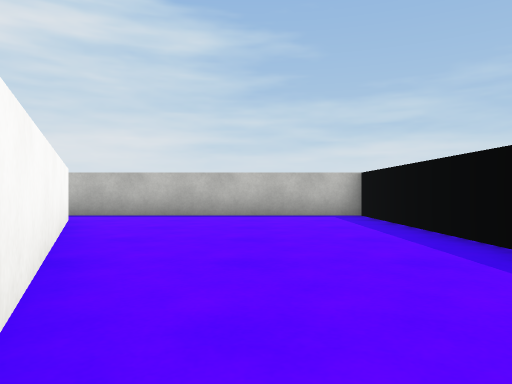
View 1 (above)

23 first-person views from a walk through a 3-D level made in the Unity game engine. The camera is 0.55 m above the floor, looks level and sees 70° across. The floor is counted in squares, 1 m on a side. Each view is taken from the middle of a square. On the plan, view 1 faces up. The plan holds only what a view shows up to about 9 squares ahead; the rest is blank. The place goes on beyond the plan. Surface patterns are stand-ins for the level's own textures.

View 2
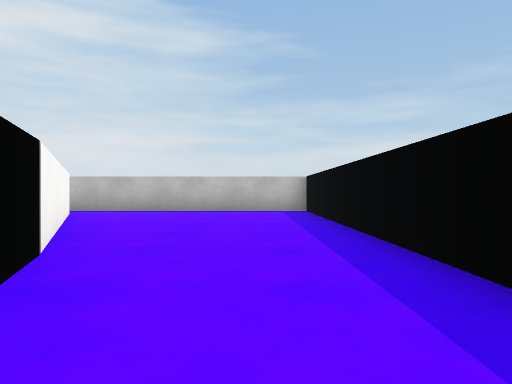

View 3
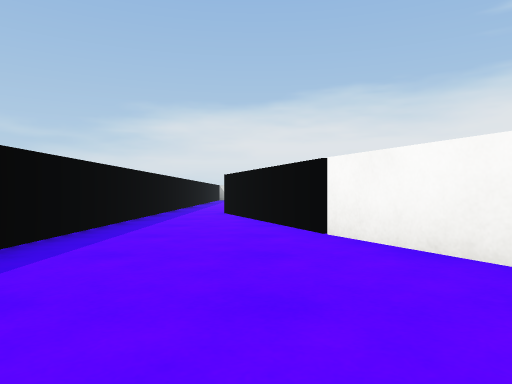

View 4
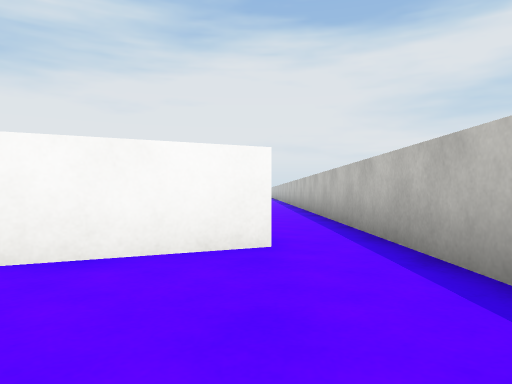

View 5
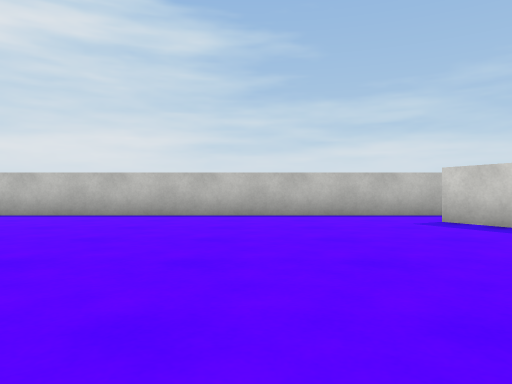

View 6
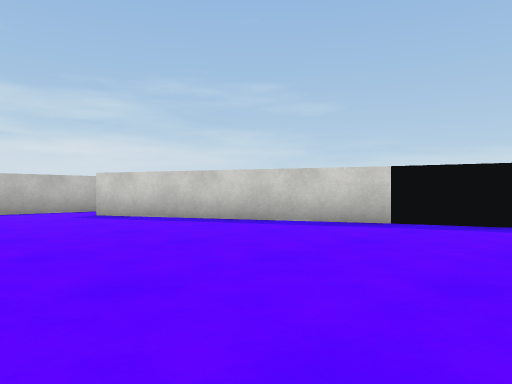

View 7
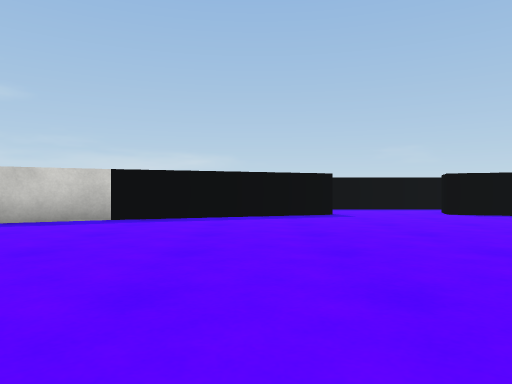

View 8
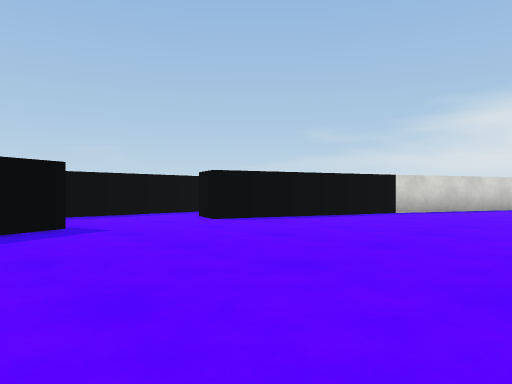

View 9
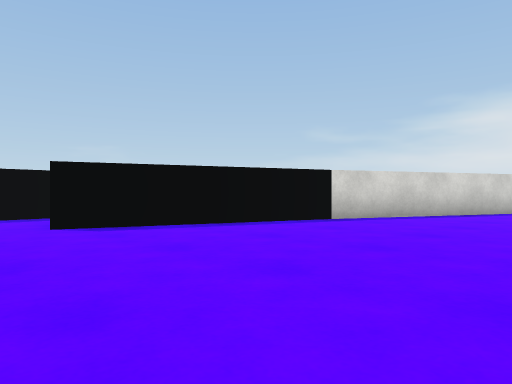

View 10
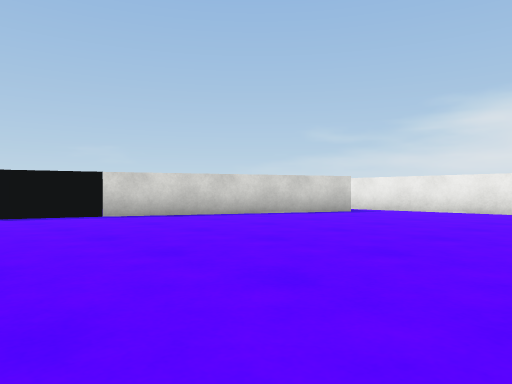

View 11
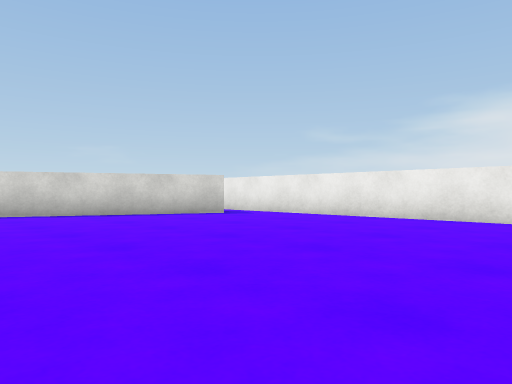

View 12
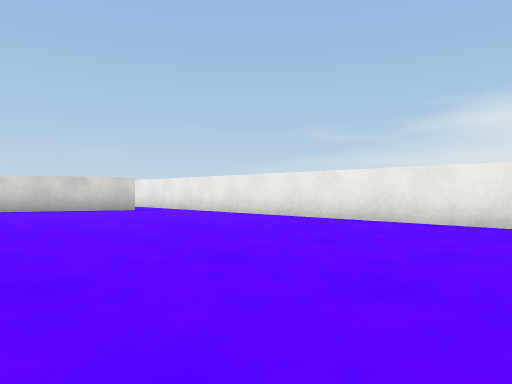

View 13
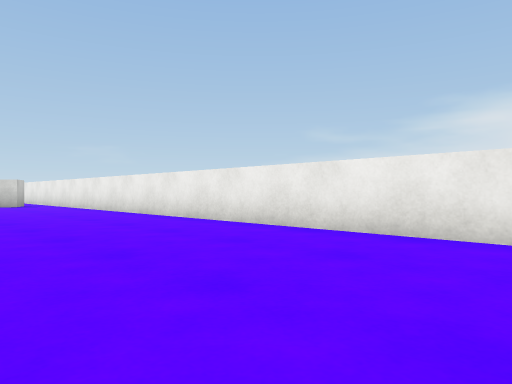

View 14
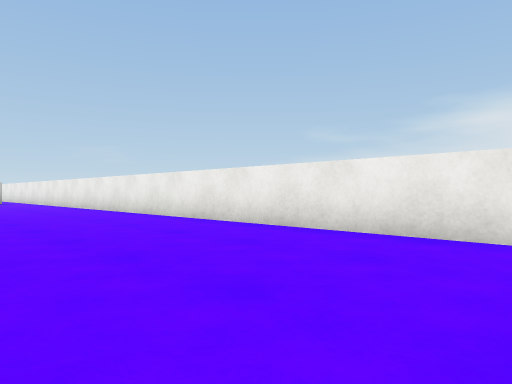

View 15
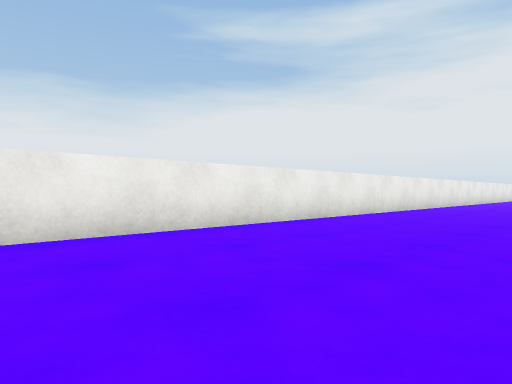

View 16
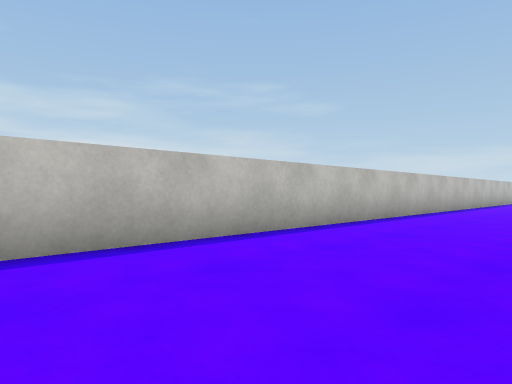

View 17
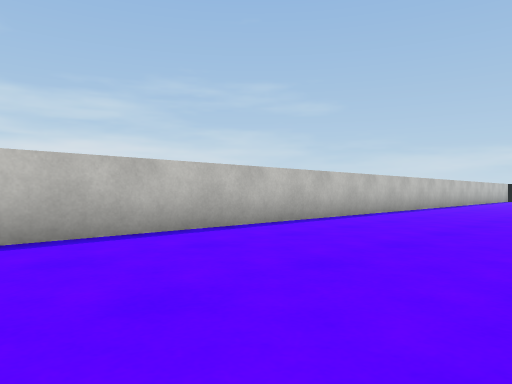

View 18
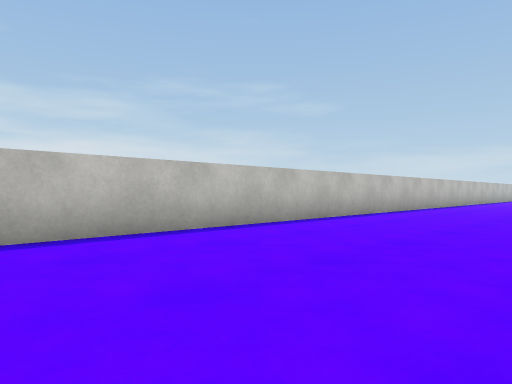

View 19
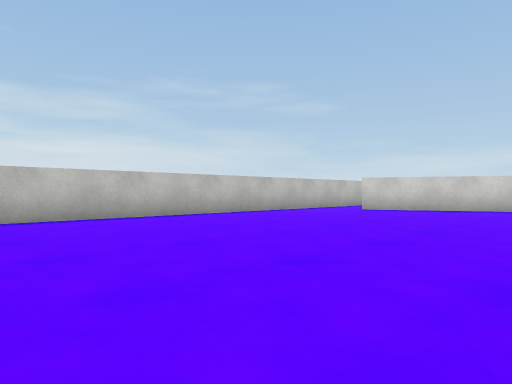

View 20
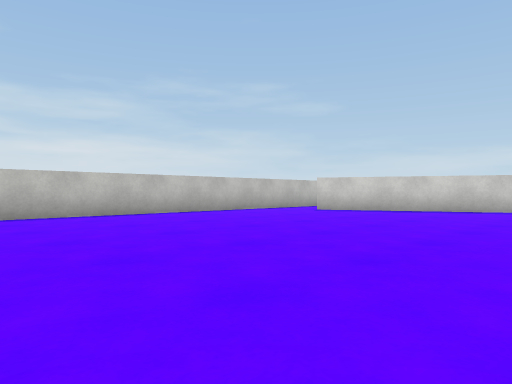

View 21
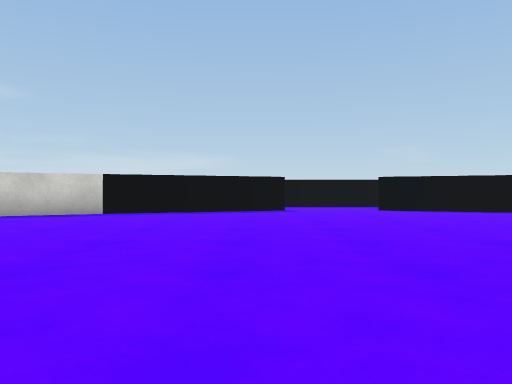

View 22
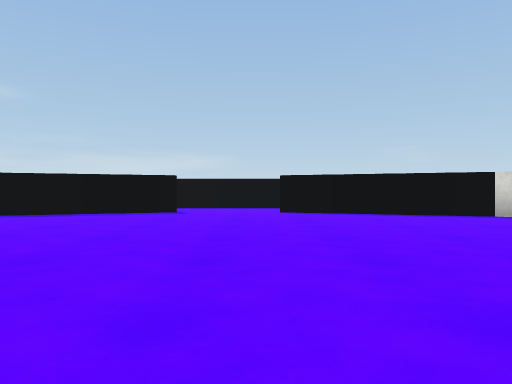

View 23
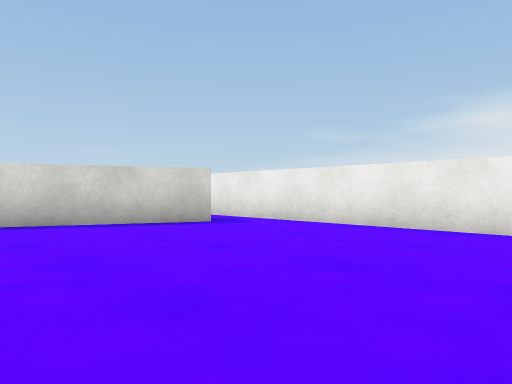

### Floor plan
Points are (right, up) in squares from view 1. A wall is a line through its corners. A room is listed if a view was taken in it or the views show most of it. See-through windows are left out.
Room 1 (views 1, 3, 4)
walls: (2.4, 3.5) (2.4, 8.5) (-3.6, 8.5); (-3.7, 7.2) (-0.3, -0.1); (2.4, -0.5) (2.4, 1)
ways out: opening at (-4, 8) to room 2; opening at (1.5, -1) to room 2
Room 2 (views 2, 5, 6, 7, 8, 9, 10, 11, 12, 13, 14, 15, 16, 17, 18, 19, 20, 21, 22, 23)
walls: (-1.8, 0.8) (-4.6, 6.8); (-1.8, -11.4) (-0.1, -6.7) (0.9, -7); (-0.1, -3.9) (-1.9, 0.9); (-0.4, -0.1) (0.7, -3.1); (-4.6, -17.3) (-1.8, -11.2); (2.4, -6.5) (2.4, -4.6); (2.4, -3) (2.4, -0.5); (-3.6, 8.5) (-24.2, 8.5); (-25.5, -18.5) (-2.9, -18.5)
ways out: opening at (-4, 8) to room 1; opening at (1.5, -1) to room 1; opening at (-4, -18); opening at (1.5, -6)

Positions as (right, up) in squares from view 1, and headings:
1: (0, 0), facing up
2: (1, -2), facing up
3: (0, 6), facing down
4: (0, 7), facing left
5: (-8, 0), facing up
6: (-8, -2), facing up-right
7: (-9, -2), facing right
8: (-6, -2), facing down-right
9: (-6, -5), facing down-right
10: (-10, -8), facing down-right
11: (-12, -11), facing down-right
12: (-15, -12), facing down-right
13: (-20, -14), facing down-right
14: (-24, -14), facing down-right
15: (-20, -14), facing down-left
16: (-20, 5), facing up-right
17: (-22, 4), facing up-right
18: (-25, 4), facing up-right
19: (-15, 1), facing up-right
20: (-14, 0), facing up-right
21: (-11, -3), facing right
22: (-10, -6), facing right
23: (-10, -13), facing down-right
